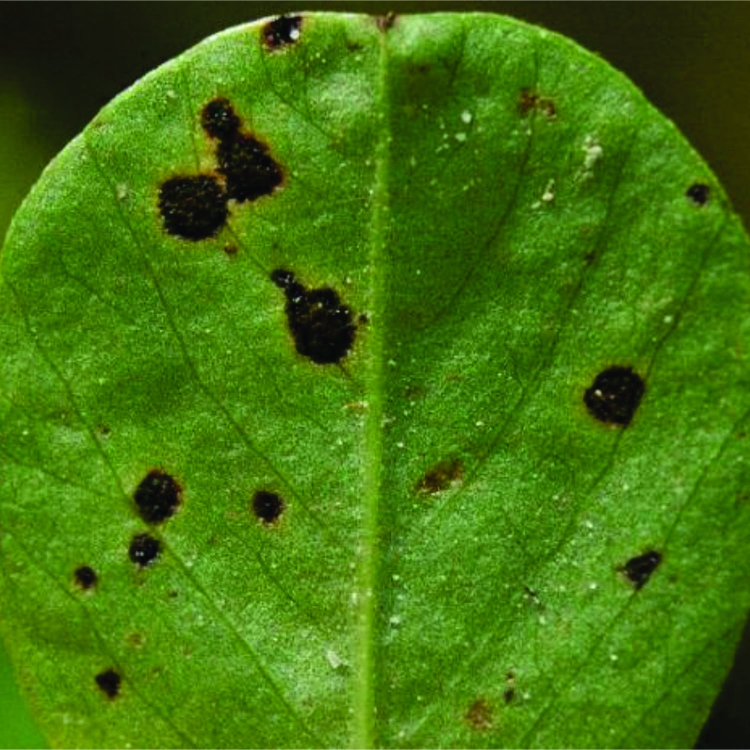
#> input picture data/sample_leaf.jpg, 1500 x 1500 px (shown at 1/2 size)
$ python -i preprocessing.py   (imports and definitions only)   (older library calls are emulated)
#> lines starting #> are read from the running program, lines starting #| are printed output that depends on the picture; after the words box and inside, x2 and y2 are one past the last pixel; in counts of white or black regions, pixels touching at a corner belong together
"""Upload validation, image-quality checks and model preprocessing."""

from __future__ import annotations

import io
import warnings
from dataclasses import dataclass, field

import cv2
import numpy as np
from PIL import Image, ImageOps, UnidentifiedImageError
from torchvision import transforms

from src import config


class ImageValidationError(ValueError):
    """Raised for uploads that cannot be analysed. Message is user-safe."""


# [52 lines left out: function load_image, not called in this run]


@dataclass
class ImageQuality:
    brightness: float           # mean HSV value in [0, 1]
    blur_variance: float        # variance of the Laplacian (higher = sharper)
    vegetation_fraction: float  # share of green/yellow/brown plant-like pixels
    issues: list[str] = field(default_factory=list)

    @property
    def is_low_quality(self) -> bool:
        return bool(self.issues)


# [12 lines left out: function vegetation_fraction, not called in this run]


def leaf_mask(rgb: np.ndarray) -> np.ndarray:
    """Boolean mask of the main leaf-coloured regions, holes filled.

    Used to check whether Grad-CAM attention falls on the leaf or the background.
    """
    hsv = cv2.cvtColor(rgb, cv2.COLOR_RGB2HSV)
#> hsv: shape (1500, 1500, 3); mean H, S, V 43.8, 224.8, 118.1
    h, s, v = hsv[..., 0], hsv[..., 1], hsv[..., 2]
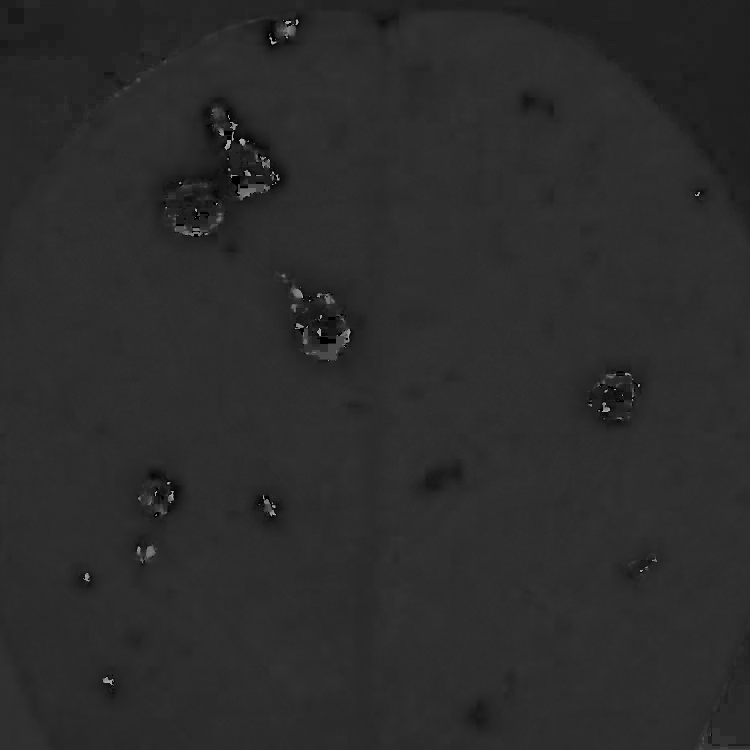
#> h: shape (1500, 1500) (shown at 1/2 size); min 0, max 179, mean 43.8
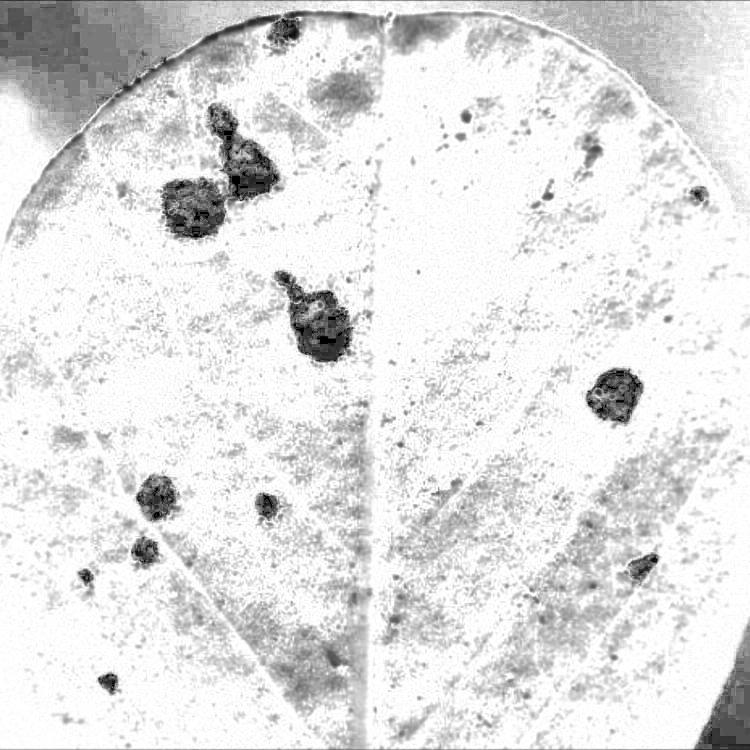
#> s: shape (1500, 1500) (shown at 1/2 size); min 0, max 255, mean 224.8
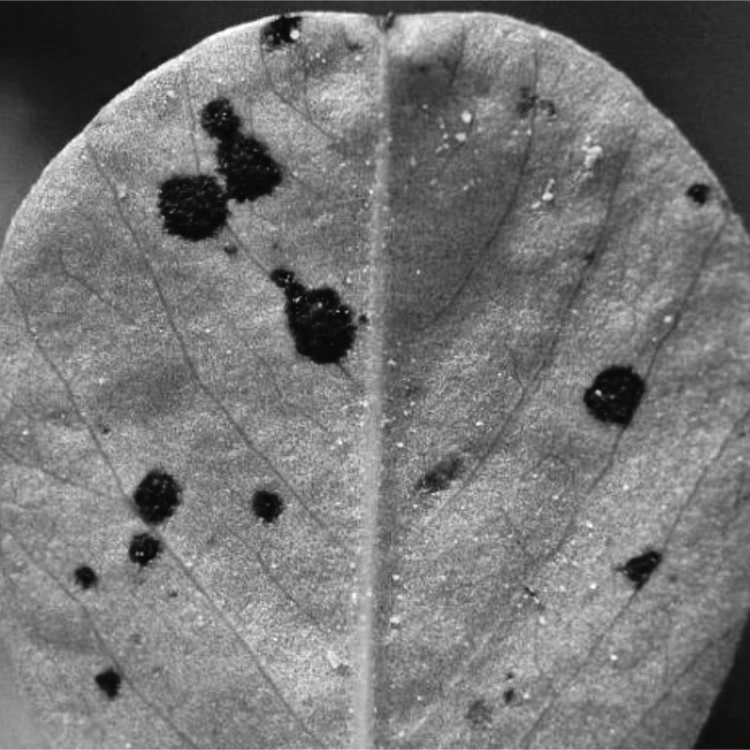
#> v: shape (1500, 1500) (shown at 1/2 size); min 5, max 255, mean 118.1
    green_yellow = (h >= 18) & (h <= 95) & (s > 40) & (v > 30)
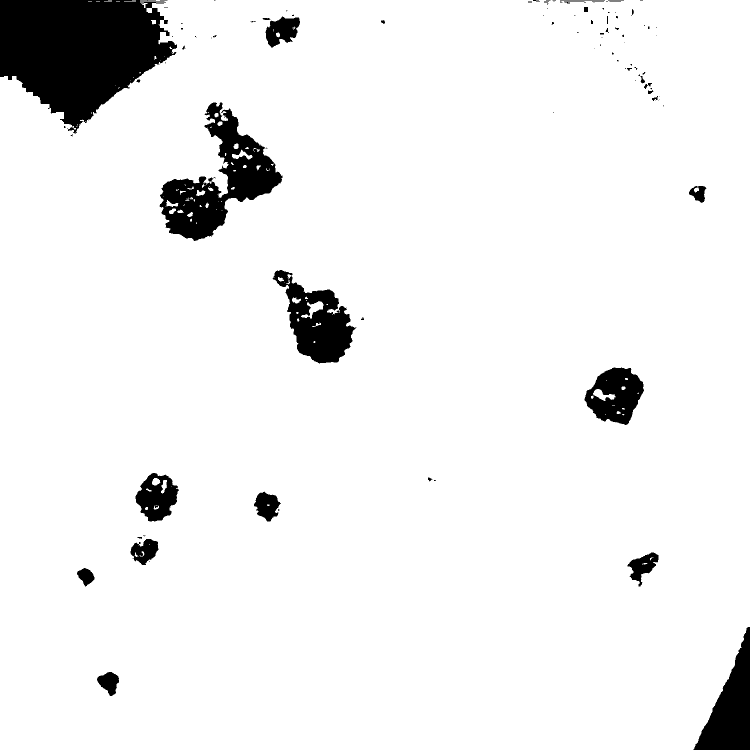
#> green_yellow: shape (1500, 1500) bool (shown at 1/2 size); 93.6% white; 113 black regions (75 under 20 px), largest, box (x1, y1, x2, y2) and area: (0, 0, 354, 267) 62275, (319, 205, 565, 482) 25693, (545, 540, 713, 727) 14812
    brown = (h >= 5) & (h < 18) & (s > 60) & (v > 30) & (v < 200)
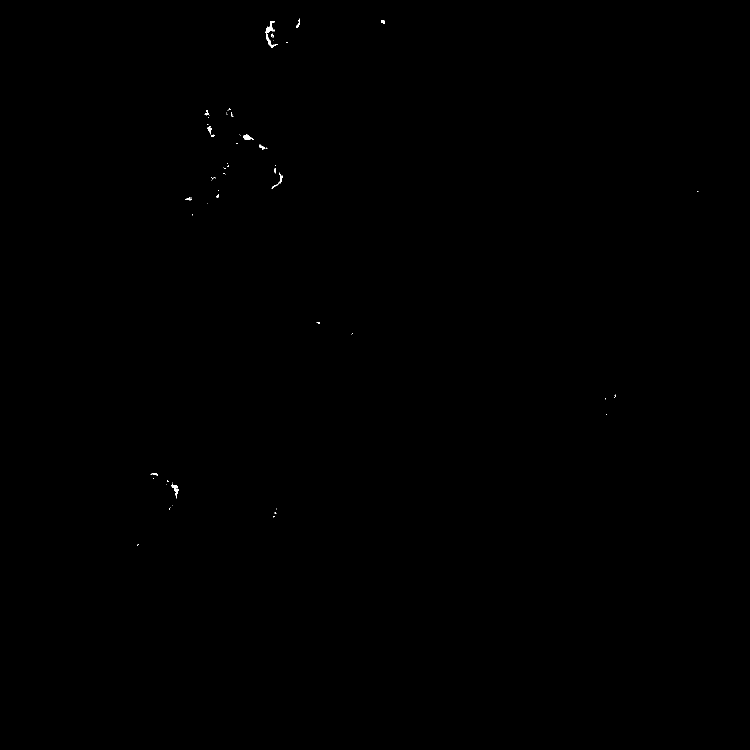
#> brown: shape (1500, 1500) bool (shown at 1/2 size); 0.06% white; 64 white regions (48 under 20 px), largest, box (x1, y1, x2, y2) and area: (531, 42, 550, 67) 196, (532, 68, 556, 95) 151, (343, 967, 358, 997) 148
    mask = ((green_yellow | brown) * 255).astype(np.uint8)
#> mask: shape (1500, 1500); 93.7% white; 113 black regions (76 under 20 px), largest, box (x1, y1, x2, y2) and area: (0, 0, 354, 267) 62275, (319, 205, 561, 482) 25102, (545, 540, 713, 727) 14793
    k = max(3, rgb.shape[1] // 64) | 1
#> k = 23
    mask = cv2.morphologyEx(mask, cv2.MORPH_CLOSE,
                            cv2.getStructuringElement(cv2.MORPH_ELLIPSE, (k, k)), iterations=2)
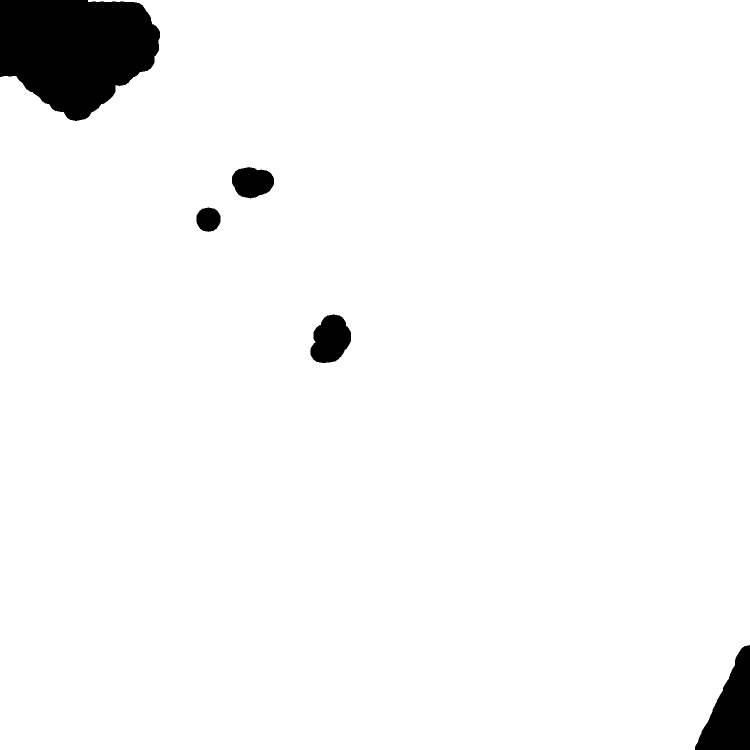
#> mask: shape (1500, 1500) (shown at 1/2 size); 96.3% white; 5 black regions
    contours, _ = cv2.findContours(mask, cv2.RETR_EXTERNAL, cv2.CHAIN_APPROX_SIMPLE)
#> contours = 1 contour; box (x1, y1, x2, y2) and area: (0, 0, 1500, 1500) 2175784
    filled = np.zeros_like(mask)
    big = [c for c in contours if cv2.contourArea(c) >= 0.01 * mask.size]
#> big has the same summary as contours
    cv2.drawContours(filled, big, -1, 255, thickness=cv2.FILLED)
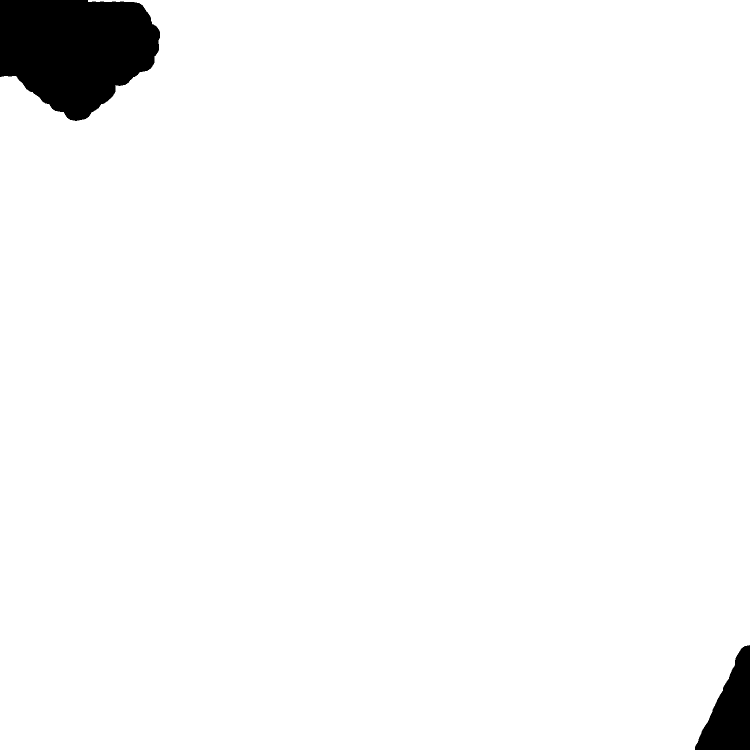
#> filled: shape (1500, 1500) (shown at 1/2 size); 96.8% white; 2 black regions, box (x1, y1, x2, y2) and area: (0, 0, 320, 242) 58006, (1390, 1290, 1500, 1500) 13128
    return filled > 0


# [27 lines left out: functions assess_quality, build_transform, not called in this run]

>>> import cv2
>>> picture = cv2.cvtColor(cv2.imread('../../data/sample_leaf.jpg'), cv2.COLOR_BGR2RGB)
>>> result = leaf_mask(picture)

$ run again, on data/image.png
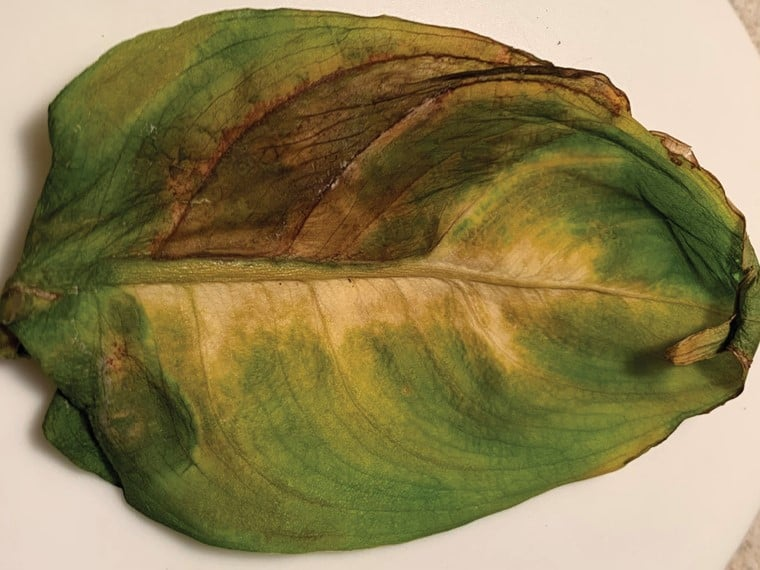
#> input picture data/image.png, 760 x 570 px
#> hsv: shape (570, 760, 3); mean H, S, V 23.7, 128.9, 140.8
#> in leaf_mask, `green_yellow = (h >= 18) & (h <= 95) & (s > 40) & (v > 30)`:
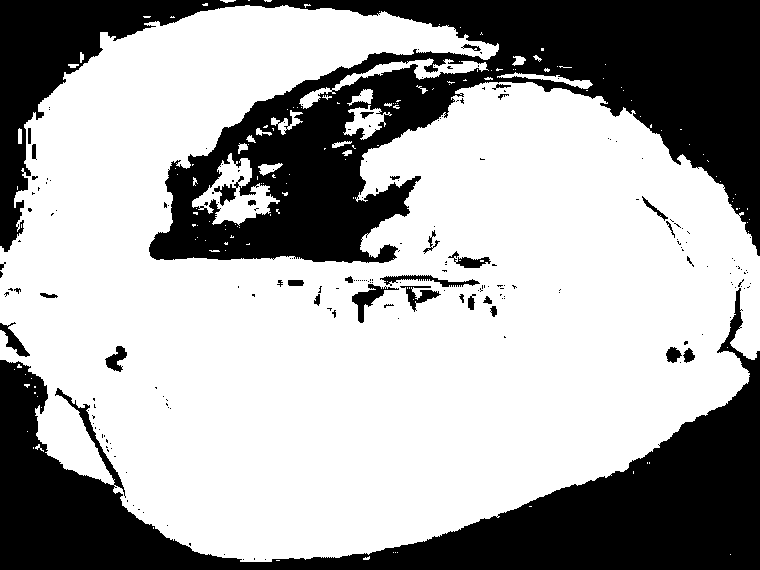
#> green_yellow: shape (570, 760) bool; 65.7% white; 198 black regions (165 under 20 px), largest, box (x1, y1, x2, y2) and area: (0, 0, 760, 263) 87130, (0, 288, 760, 570) 57108, (352, 284, 399, 323) 528
#> brown: shape (570, 760) bool; 9.7% white; 182 white regions (137 under 20 px), largest, box (x1, y1, x2, y2) and area: (149, 28, 631, 263) 36851, (650, 130, 701, 169) 512, (0, 360, 48, 414) 500
#> contours = 6 contours, 2 with area under 20; largest, box (x1, y1, x2, y2) and area: (0, 0, 760, 570) 331780, (726, 518, 760, 570) 881, (740, 14, 760, 47) 166, (730, 0, 739, 12) 32
#> big = 1 contour; box (x1, y1, x2, y2) and area: (0, 0, 760, 570) 331780
#> in leaf_mask, `cv2.drawContours(filled, big, -1, 255, thickness=cv2.FILLED)`:
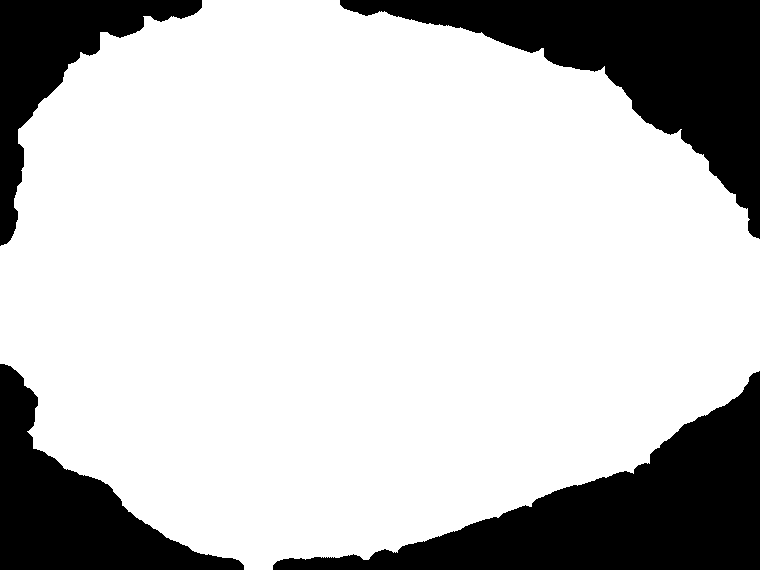
#> filled: shape (570, 760); 76.8% white; 4 black regions, box (x1, y1, x2, y2) and area: (273, 371, 760, 570) 35028, (340, 0, 760, 239) 32730, (0, 364, 244, 570) 18802, (0, 0, 202, 246) 13795
